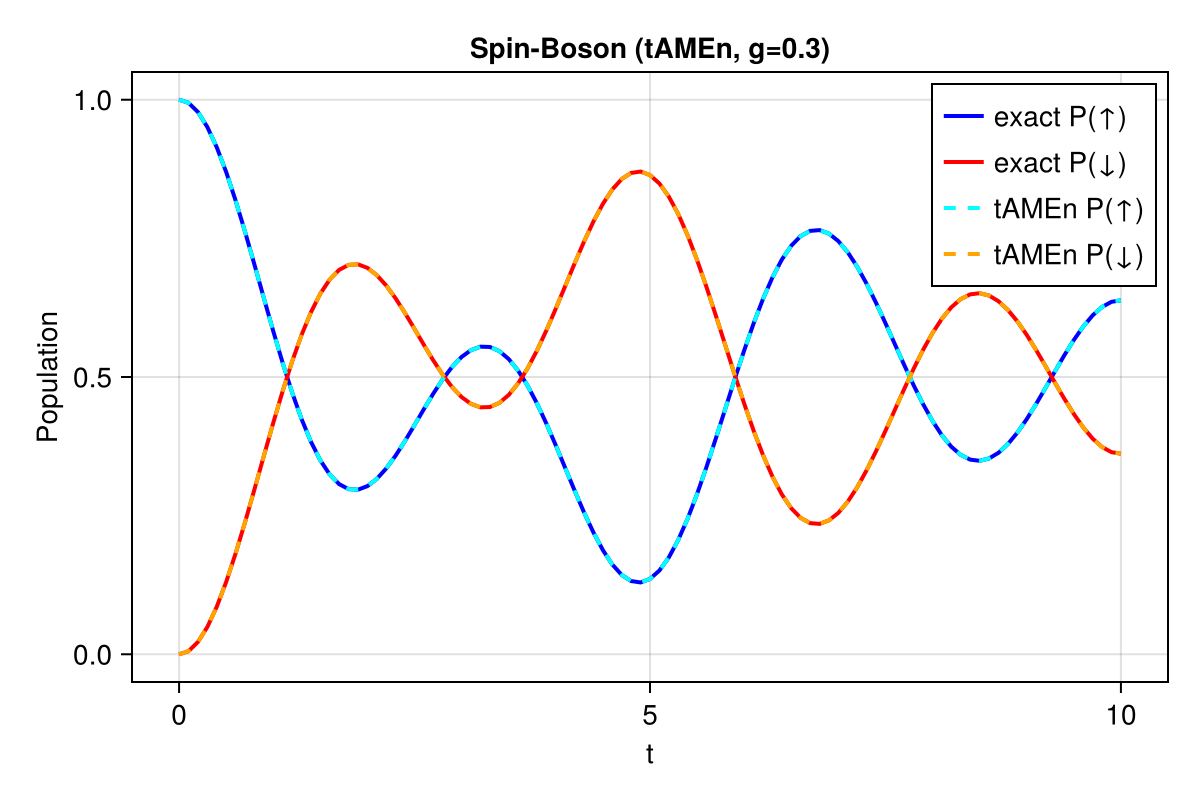

The Julia source for this figure:
# Spin-Boson model simulation using tAMEn
#
# This example demonstrates the tAMEn (Time-dependent AMEn) integrator for
# time evolution of quantum systems in TT format with rank adaptation.

using LinearAlgebra
using TTSolver

include("../../common/plot_utils.jl")

function boson_operators(nb::Integer)
    a = zeros(Float64, nb, nb)
    for n in 2:nb
        a[n - 1, n] = sqrt(n - 1)
    end
    adag = transpose(a)
    x = a + adag
    n_op = Diagonal(0:(nb - 1))
    return a, adag, x, n_op
end

# Parameters
nb = 6
nt = 3
tol = 1e-3
Tfin = 10.0
dt = 0.1
Nsteps = 100

sigma_z = ComplexF64[1 0; 0 -1]
sigma_x = ComplexF64[0 1; 1 0]
id2 = Matrix{ComplexF64}(I, 2, 2)

_, _, x_op, n_op = boson_operators(nb)
idb = Matrix{ComplexF64}(I, nb, nb)

Δ0 = 1.0
Δx = 1.5
ω = 1.2
g = 0.3

# Hamiltonian in TT format
H_tt =
    0.5 * Δ0 * tt_mkron(sigma_z, idb) +
    0.5 * Δx * tt_mkron(sigma_x, idb) +
    ω * tt_mkron(id2, Matrix{ComplexF64}(n_op)) +
    g * tt_mkron(sigma_z, Matrix{ComplexF64}(x_op))

# Full Hamiltonian for exact solution
H_full =
    0.5 * Δ0 * kron(sigma_z, idb) +
    0.5 * Δx * kron(sigma_x, idb) +
    ω * kron(id2, Matrix{ComplexF64}(n_op)) +
    g * kron(sigma_z, Matrix{ComplexF64}(x_op))

time_scheme = "cn"

# tt_unit([2, nb], [1, 1]) gives |↑, 0⟩ with kron-compatible ordering
x0 = tt_unit([2, nb], [1, 1]; T=ComplexF64)
U = tkron(x0, tt_ones(nt; T=ComplexF64))

A = (-1im) * H_tt

ts = collect(range(0.0, Tfin; length=Nsteps + 1))

psi0 = kron(ComplexF64[1.0, 0.0], ComplexF64[1.0; zeros(ComplexF64, nb - 1)])

# Storage for results
psi_exact = Vector{Vector{ComplexF64}}(undef, length(ts))
psi_tt = Vector{Vector{ComplexF64}}(undef, length(ts))
norm_exact = zeros(Float64, length(ts))
norm_tt = zeros(Float64, length(ts))

psi_exact[1] = psi0
psi_tt[1] = vec(tt_full(x0))
norm_exact[1] = sum(abs2, psi_exact[1])
norm_tt[1] = sum(abs2, psi_tt[1])

println("Running tAMEn time evolution...")
println("Parameters: nb=$nb, nt=$nt, dt=$dt, Tfin=$Tfin, g=$g")

workspace = TAMEnWorkspace(ComplexF64)
let u = x0
    for i in 2:length(ts)
        A_step = dt * A
        U = tkron(u, tt_ones(nt; T=ComplexF64))
        U, tgrid, _, _, _ = tamen(
            U, A_step, tol;
            verb=1,
            nswp=2,
            local_iters=5,
            time_scheme=time_scheme,
            time_error_damp=10.0,
            kickrank=4,
            correct_2_norm=true,
            workspace=workspace,
        )
        u = extract_snapshot(U, tgrid, 1.0, time_scheme)
        norm_tt[i] = real(dot(u, u))
        psi_tt[i] = vec(tt_full(u))
        psi_exact[i] = exp(-1im * H_full * ts[i]) * psi0
        norm_exact[i] = sum(abs2, psi_exact[i])
    end
end

# Compute populations
p_up_exact, p_dn_exact = compute_spin_populations(psi_exact, nb)
p_up_tt, p_dn_tt = compute_spin_populations(psi_tt, nb)

# Compute errors
max_error_up = maximum(abs.(p_up_exact - p_up_tt))
max_error_dn = maximum(abs.(p_dn_exact - p_dn_tt))
println("\nResults:")
println("  Max error P(↑): $max_error_up")
println("  Max error P(↓): $max_error_dn")
println("  Max norm deviation: $(maximum(abs.(norm_tt .- 1.0)))")

# Plot populations
fig_pop = plot_spin_boson_populations(
    ts, p_up_exact, p_up_tt, p_dn_exact, p_dn_tt;
    method="tAMEn",
    title_suffix="tAMEn, g=$g",
    filename="sb_tamen.png"
)
display(fig_pop)

# Plot norm
fig_norm = plot_norm_conservation(
    ts, norm_exact, norm_tt;
    method="tAMEn",
    filename="sb_tamen_norm.png"
)
display(fig_norm)

# Save data
save_spin_boson_data("sb_tamen_data.csv", ts, p_up_exact, p_up_tt, p_dn_exact, p_dn_tt, norm_exact, norm_tt)
